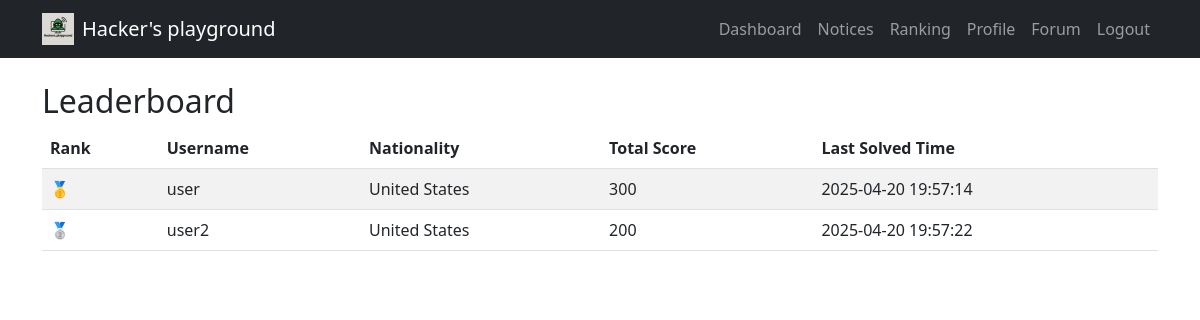
Page /leaderboard (signed in) on the committed database.
### tables this page shows
CREATE TABLE users (
  id INTEGER PRIMARY KEY AUTOINCREMENT,
  username TEXT NOT NULL UNIQUE,
  password TEXT NOT NULL,
  email TEXT,
  comment TEXT,
  nationality TEXT,
  score INTEGER DEFAULT 0,
  ranking INTEGER DEFAULT 0
);

### routes/main.py (the view)
@main_routes.route('/leaderboard')
def leaderboard():
    conn = get_db()
    cur = conn.cursor()
    cur.execute("""
        SELECT u.id, u.username, u.nationality,
               SUM(c.score) AS total_score,
               MAX(s.solved_at) AS last_solved_time
        FROM users u
        LEFT JOIN solves s ON u.id = s.user_id
        LEFT JOIN challenges c ON s.challenge_id = c.id
        WHERE u.username != 'admin'
        GROUP BY u.id
        ORDER BY total_score DESC, last_solved_time ASC
        LIMIT 100
    """)
    top_users = cur.fetchall()
    for i, user in enumerate(top_users, start=1):
        cur.execute("UPDATE users SET ranking=? WHERE id=?", (i, user["id"]))
    conn.commit()
    return render_template("leaderboard/leaderboard.html", top_users=top_users)

### routes/main.py (called while the page is built)
def get_db():
    conn = sqlite3.connect('database.db')
    conn.row_factory = sqlite3.Row
    return conn

### templates/leaderboard/leaderboard.html
{% extends "base.html" %}
{% block content %}
<h2>Leaderboard</h2>
<table class="table table-striped">
  <thead>
    <tr>
      <th>Rank</th>
      <th>Username</th>
      <th>Nationality</th>
      <th>Total Score</th>
      <th>Last Solved Time</th>
    </tr>
  </thead>
  <tbody>
    {% for user in top_users %}
    <tr>
      <td>
        {% if loop.index == 1 %}
          🥇
        {% elif loop.index == 2 %}
          🥈
        {% elif loop.index == 3 %}
          🥉
        {% else %}
          {{ loop.index }}
        {% endif %}
      </td>
      <td>{{ user.username }}</td>
      <td>{{ user.nationality or 'Unknown' }}</td>
      <td>{{ user.total_score or 0 }}</td>
      <td>{{ user.last_solved_time or '—' }}</td>
    </tr>
    {% endfor %}
  </tbody>
</table>
{% endblock %}

### rows in the picture
users: username "user", nationality "United States", score "300", last_solved_time "2025-04-20 19:57:14"
users: username "user2", nationality "United States", score "200", last_solved_time "2025-04-20 19:57:22"
